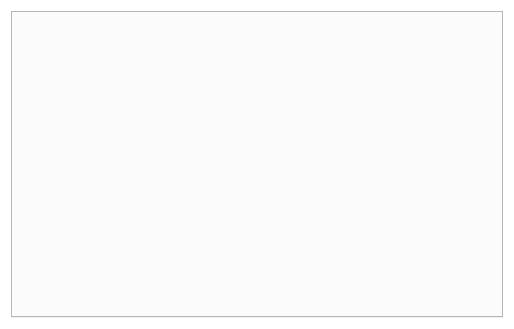
<?xml version="1.0" encoding="UTF-8"?>
<ui version="4.0">
 <class>CPCWindow</class>
 <widget class="QWidget" name="CPCWindow">
  <property name="geometry">
   <rect>
    <x>0</x>
    <y>0</y>
    <width>514</width>
    <height>329</height>
   </rect>
  </property>
  <property name="palette">
   <palette>
    <active>
     <colorrole role="Base">
      <brush brushstyle="SolidPattern">
       <color alpha="255">
        <red>255</red>
        <green>255</green>
        <blue>255</blue>
       </color>
      </brush>
     </colorrole>
     <colorrole role="Window">
      <brush brushstyle="SolidPattern">
       <color alpha="255">
        <red>255</red>
        <green>255</green>
        <blue>255</blue>
       </color>
      </brush>
     </colorrole>
    </active>
    <inactive>
     <colorrole role="Base">
      <brush brushstyle="SolidPattern">
       <color alpha="255">
        <red>255</red>
        <green>255</green>
        <blue>255</blue>
       </color>
      </brush>
     </colorrole>
     <colorrole role="Window">
      <brush brushstyle="SolidPattern">
       <color alpha="255">
        <red>255</red>
        <green>255</green>
        <blue>255</blue>
       </color>
      </brush>
     </colorrole>
    </inactive>
    <disabled>
     <colorrole role="Base">
      <brush brushstyle="SolidPattern">
       <color alpha="255">
        <red>255</red>
        <green>255</green>
        <blue>255</blue>
       </color>
      </brush>
     </colorrole>
     <colorrole role="Window">
      <brush brushstyle="SolidPattern">
       <color alpha="255">
        <red>255</red>
        <green>255</green>
        <blue>255</blue>
       </color>
      </brush>
     </colorrole>
    </disabled>
   </palette>
  </property>
  <property name="autoFillBackground">
   <bool>true</bool>
  </property>
  <layout class="QVBoxLayout" name="verticalLayout">
   <item>
    <widget class="QTabWidget" name="twPages"/>
   </item>
  </layout>
  <action name="actionUpdate">
   <property name="text">
    <string>Update</string>
   </property>
  </action>
 </widget>
 <resources/>
 <connections/>
</ui>
